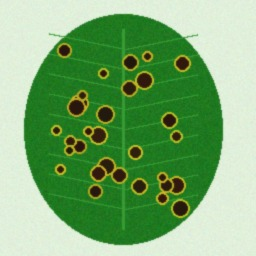
#> input picture samples/pepper_bacterial_spot_sample.jpg, 256 x 256 px
$ python -i preprocessing.py   (imports and definitions only)
#> lines starting #> are read from the running program, lines starting #| are printed output that depends on the picture; after the words box and inside, x2 and y2 are one past the last pixel; in counts of white or black regions, pixels touching at a corner belong together
"""Image preprocessing and augmentation pipeline for PlantGuard AI.

Handles robust image loading, validation, color space normalization,
biologically sound data augmentation, and OpenCV-based leaf masking.
"""

import io
from pathlib import Path
from typing import Union, Tuple, Optional
import numpy as np
from PIL import Image, UnidentifiedImageError
import cv2

from src.config import IMAGE_SIZE, INPUT_SHAPE


SUPPORTED_FORMATS = {".jpg", ".jpeg", ".png", ".webp", ".bmp"}
MAX_IMAGE_FILE_SIZE_BYTES = 15 * 1024 * 1024  # 15 MB limit


class ImageValidationError(ValueError):
    """Raised when an uploaded image fails validation."""
    pass


# [113 lines left out: functions validate_image_file, load_and_preprocess_image, get_data_augmentation_layers, not called in this run]


def extract_leaf_contour(image_rgb_uint8: np.ndarray) -> Tuple[np.ndarray, float]:
    """Segment leaf from background using OpenCV color thresholding in HSV color space.

    Args:
        image_rgb_uint8: Input image as RGB numpy array of shape (H, W, 3) in [0, 255].

    Returns:
        Tuple of (binary mask of shape (H, W), leaf coverage percentage [0-100]).
    """
    hsv = cv2.cvtColor(image_rgb_uint8, cv2.COLOR_RGB2HSV)
#> hsv: shape (256, 256, 3); mean H, S, V 53.2, 115.4, 173.7

    # Broad range covering healthy greens and chlorotic/brown/diseased foliage
    # Leaves range from yellow-green to dark green, down to brown/yellow
    lower_foliage = np.array([15, 25, 25], dtype=np.uint8)
    upper_foliage = np.array([95, 255, 255], dtype=np.uint8)

    foliage_mask = cv2.inRange(hsv, lower_foliage, upper_foliage)
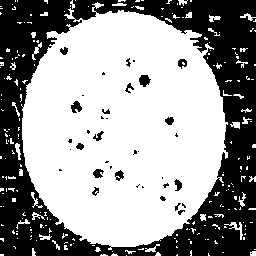
#> foliage_mask: shape (256, 256); 60.5% white; 42 black regions (24 under 20 px), largest, box (x1, y1, x2, y2) and area: (0, 0, 256, 256) 24958, (139, 75, 151, 87) 100, (71, 101, 82, 113) 86

    # Morphological cleaning to remove salt-and-pepper noise
    kernel = cv2.getStructuringElement(cv2.MORPH_ELLIPSE, (5, 5))
    foliage_mask = cv2.morphologyEx(foliage_mask, cv2.MORPH_OPEN, kernel)
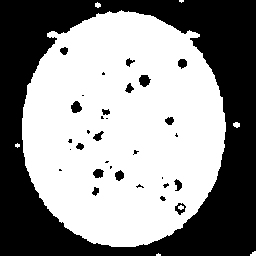
#> foliage_mask: shape (256, 256); 56.5% white; 32 black regions (15 under 20 px), largest, box (x1, y1, x2, y2) and area: (0, 0, 256, 256) 27500, (139, 75, 151, 87) 103, (71, 101, 82, 113) 94
    foliage_mask = cv2.morphologyEx(foliage_mask, cv2.MORPH_CLOSE, kernel)
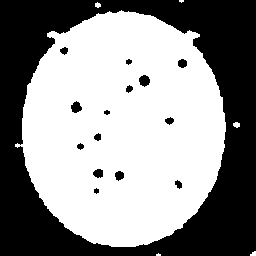
#> foliage_mask: shape (256, 256); 57% white; 15 black regions, largest, box (x1, y1, x2, y2) and area: (0, 0, 256, 256) 27468, (139, 75, 150, 87) 96, (71, 101, 82, 113) 90

    total_pixels = foliage_mask.shape[0] * foliage_mask.shape[1]
#> total_pixels = 65536
    leaf_pixels = int(np.count_nonzero(foliage_mask))
#> leaf_pixels = 37364
    coverage_pct = (leaf_pixels / total_pixels) * 100.0
#> coverage_pct = 57.01

    return foliage_mask, round(coverage_pct, 2)

>>> import cv2
>>> picture = cv2.cvtColor(cv2.imread('../samples/pepper_bacterial_spot_sample.jpg'), cv2.COLOR_BGR2RGB)
>>> result = extract_leaf_contour(picture)

$ run again, on samples/pepper_healthy_sample.jpg
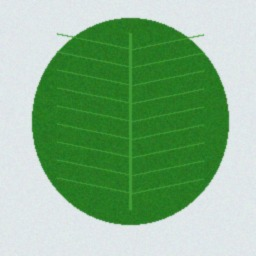
#> input picture samples/pepper_healthy_sample.jpg, 256 x 256 px
#> hsv: shape (256, 256, 3); mean H, S, V 77.5, 93.2, 179
#> in extract_leaf_contour, `foliage_mask = cv2.inRange(hsv, lower_foliage, upper_foliage)`:
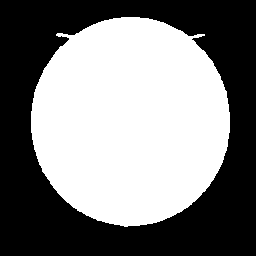
#> foliage_mask: shape (256, 256); 50.1% white; 1 black region, box (x1, y1, x2, y2) and area: (0, 0, 256, 256) 32689
#> leaf_pixels = 32761
#> coverage_pct = 49.99

$ run again, on samples/potato_healthy_sample.jpg
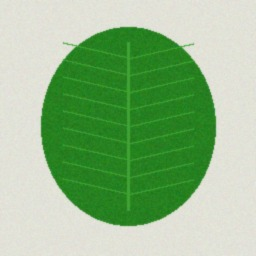
#> input picture samples/potato_healthy_sample.jpg, 256 x 256 px
#> hsv: shape (256, 256, 3); mean H, S, V 42.5, 86.2, 186.3
#> in extract_leaf_contour, `foliage_mask = cv2.inRange(hsv, lower_foliage, upper_foliage)`:
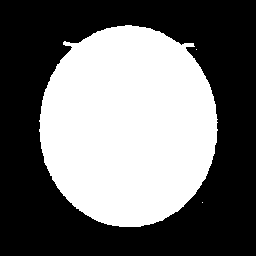
#> foliage_mask: shape (256, 256); 43.2% white; 3 white regions (2 under 20 px), largest, box (x1, y1, x2, y2) and area: (39, 25, 218, 227) 28341
#> leaf_pixels = 28289
#> coverage_pct = 43.17
